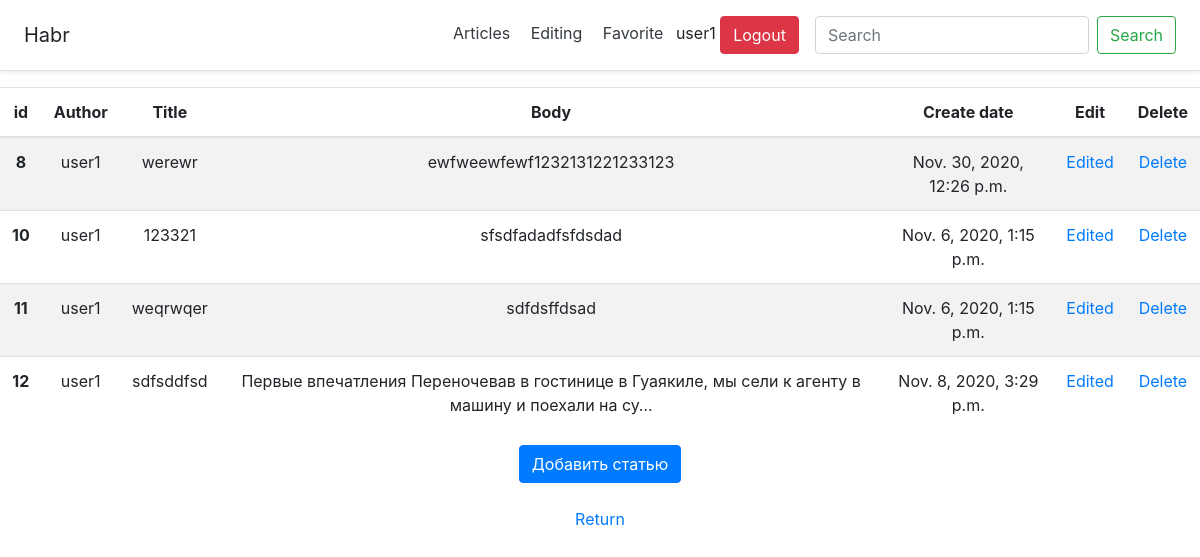
/editpage (signed in), run on an earlier commit of the app's database.
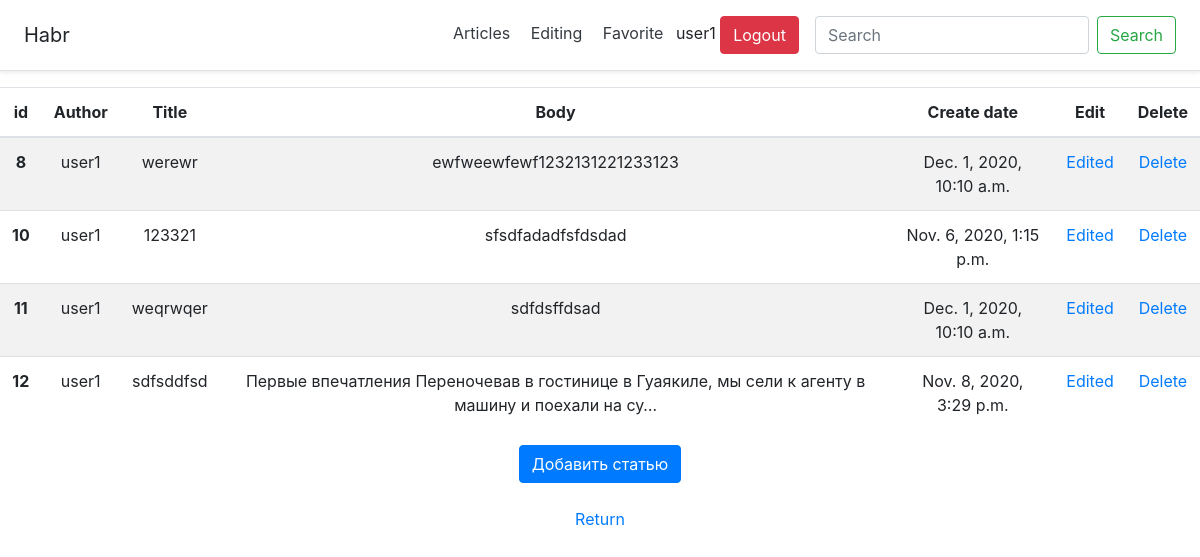
And on a later commit of the database.
### main/models.py (models this page shows, shortened)
class Article(models.Model):
    user_id = models.ForeignKey(User, on_delete=models.CASCADE, blank=True, null=True)
    create_date = models.DateTimeField(auto_now=True)
    title = models.CharField('title', max_length=100, null=False)
    body = models.TextField('body', null=False)
    views = models.IntegerField(default=0)

### main/views.py (the view, shortened to what this page needs)
# urls.py: path('editpage', views.ArticleEditView.as_view(), name='editpage'),
class ArticleEditView(LoginRequiredMixin, CreateView):
    login_url = reverse_lazy('login')
    model = Article
    template_name = 'main/editpage.html'
    form_class = ArticleForm
    success_url = reverse_lazy('editpage')
    def get_context_data(self, **kwargs):
        kwargs['list_articles'] = Article.objects.all()
        return super().get_context_data(**kwargs)

### main/forms.py
class ArticleForm(forms.ModelForm):
    class Meta:
        model = Article
        fields = ('title', 'body')
    def __init__(self, *args, **kwargs):
        super().__init__(*args, **kwargs)
        for field in self.fields:
            self.fields[field].widget.attrs['class'] = 'form-control'

### main/templates/main/editpage.html (shortened to what this page needs)
{% extends 'main/base.html' %}
{% block content %}
{% if update %}
<p class="mt-4">Edit page</p>
<form id="update_form" method="post">{% csrf_token %}{{form}}</form><br>
<button type="submit" form="update_form" class="btn btn-primary">Refresh</button>
<br>
<br>
<a href="/editpage">Return</a>
{% else %}
<table class="table table-striped">
    <thead>
    <tr>
        <th scope="col">id</th>
        <th scope="col">Author</th>
        <th scope="col">Title</th>
        <th scope="col">Body</th>
        <th scope="col">Create date</th>
        <th scope="col">Edit</th>
        <th scope="col">Delete</th>
    </tr>
    </thead>
    <tbody>
    {% for i in list_articles %}
    {% if request.user == i.user_id %}
    <tr>
        <th scope="row">{{i.id}}</th>
        <td>{{i.user_id}}</td>
        <td>{{i.title}}</td>
        <td>{{i.body|truncatechars:"100"}}</td>
        <td>{{i.create_date}}</td>
        <td><a href="{% url 'updatepage' i.id %}">Edited</a></td>
        <td><a href="javascript: void()" onclick="delete_question{{i.id}}()">Delete</a>
        </td>
    </tr>
    {% endif %}
    {% endfor %}
    </tbody>
</table>
<button type="button" class="btn btn-primary" data-toggle="modal" data-target="#exampleModal">
    Добавить статью
</button><br>
<br>
<a href="/">Return</a>
{% endif %}
{% endblock %}

What changed in the data, as far as the page shows it:
changed Article "werewr": create_date "Nov. 30, 2020, 12:26 p.m." → "Dec. 1, 2020, 10:10 a.m."
changed Article "weqrwqer": create_date "Nov. 6, 2020, 1:15 p.m." → "Dec. 1, 2020, 10:10 a.m."
